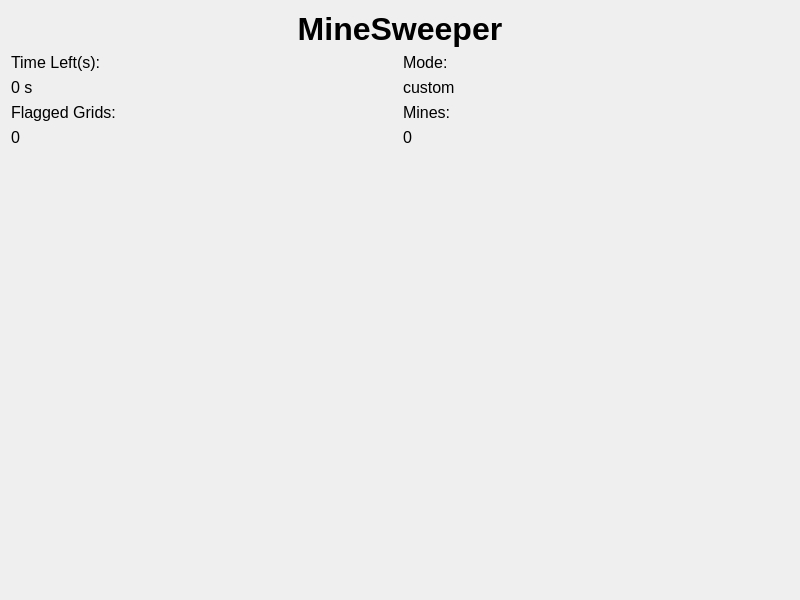
<?xml version="1.0" encoding="UTF-8"?>
<ui version="4.0">
 <class>Field</class>
 <widget class="QWidget" name="Field">
  <property name="geometry">
   <rect>
    <x>0</x>
    <y>0</y>
    <width>800</width>
    <height>600</height>
   </rect>
  </property>
  <property name="windowTitle">
   <string>MineSweeper</string>
  </property>
  <layout class="QVBoxLayout" name="verticalLayout">
   <item>
    <widget class="QLabel" name="title">
     <property name="font">
      <font>
       <pointsize>24</pointsize>
       <bold>true</bold>
      </font>
     </property>
     <property name="text">
      <string>MineSweeper</string>
     </property>
     <property name="alignment">
      <set>Qt::AlignCenter</set>
     </property>
    </widget>
   </item>
   <item>
    <layout class="QHBoxLayout" name="horizontalLayout">
     <item>
      <layout class="QVBoxLayout" name="leftPrompt">
       <item>
        <widget class="QLabel" name="timePrompt">
         <property name="sizePolicy">
          <sizepolicy hsizetype="Minimum" vsizetype="Preferred">
           <horstretch>0</horstretch>
           <verstretch>0</verstretch>
          </sizepolicy>
         </property>
         <property name="font">
          <font>
           <pointsize>12</pointsize>
          </font>
         </property>
         <property name="text">
          <string>Time Left(s):</string>
         </property>
        </widget>
       </item>
       <item>
        <widget class="QLabel" name="lTime">
         <property name="font">
          <font>
           <pointsize>12</pointsize>
          </font>
         </property>
         <property name="text">
          <string>0 s</string>
         </property>
        </widget>
       </item>
       <item>
        <widget class="QLabel" name="flagPrompt">
         <property name="sizePolicy">
          <sizepolicy hsizetype="Minimum" vsizetype="Minimum">
           <horstretch>0</horstretch>
           <verstretch>0</verstretch>
          </sizepolicy>
         </property>
         <property name="font">
          <font>
           <pointsize>12</pointsize>
          </font>
         </property>
         <property name="text">
          <string>Flagged Grids:</string>
         </property>
        </widget>
       </item>
       <item>
        <widget class="QLabel" name="lFlag">
         <property name="font">
          <font>
           <pointsize>12</pointsize>
          </font>
         </property>
         <property name="text">
          <string>0</string>
         </property>
        </widget>
       </item>
      </layout>
     </item>
     <item>
      <layout class="QVBoxLayout" name="rightPrompt">
       <item>
        <widget class="QLabel" name="modeP">
         <property name="font">
          <font>
           <pointsize>12</pointsize>
          </font>
         </property>
         <property name="text">
          <string>Mode:</string>
         </property>
        </widget>
       </item>
       <item>
        <widget class="QLabel" name="lMode">
         <property name="font">
          <font>
           <pointsize>12</pointsize>
          </font>
         </property>
         <property name="text">
          <string>custom</string>
         </property>
        </widget>
       </item>
       <item>
        <widget class="QLabel" name="mineP">
         <property name="font">
          <font>
           <pointsize>12</pointsize>
          </font>
         </property>
         <property name="text">
          <string>Mines:</string>
         </property>
        </widget>
       </item>
       <item>
        <widget class="QLabel" name="lMine">
         <property name="font">
          <font>
           <pointsize>12</pointsize>
          </font>
         </property>
         <property name="text">
          <string>0</string>
         </property>
        </widget>
       </item>
      </layout>
     </item>
    </layout>
   </item>
   <item>
    <layout class="QHBoxLayout" name="horizontalLayout_2">
     <item>
      <spacer name="verticalSpacer">
       <property name="orientation">
        <enum>Qt::Vertical</enum>
       </property>
       <property name="sizeHint" stdset="0">
        <size>
         <width>20</width>
         <height>40</height>
        </size>
       </property>
      </spacer>
     </item>
     <item>
      <layout class="QGridLayout" name="gridLayout">
       <property name="spacing">
        <number>1</number>
       </property>
      </layout>
     </item>
     <item>
      <spacer name="verticalSpacer_2">
       <property name="orientation">
        <enum>Qt::Vertical</enum>
       </property>
       <property name="sizeHint" stdset="0">
        <size>
         <width>20</width>
         <height>40</height>
        </size>
       </property>
      </spacer>
     </item>
    </layout>
   </item>
  </layout>
 </widget>
 <resources/>
 <connections/>
</ui>
